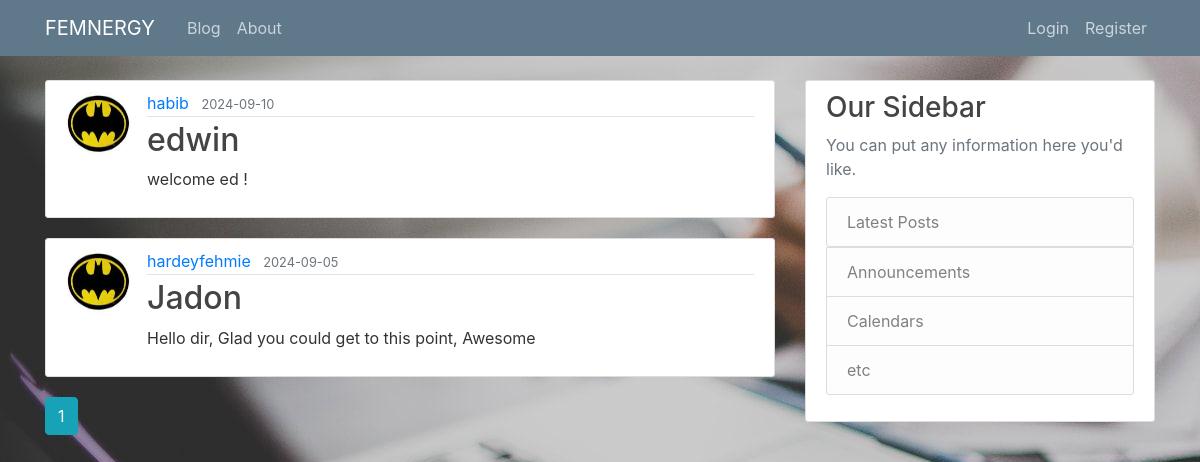
The page /home on the database its author committed.
### proj/models.py (models this page shows, shortened)
class Post(db.Model):
    id = db.Column(db.Integer, primary_key=True)
    title = db.Column(db.String(100), nullable=False)
    date_posted = db.Column(db.DateTime, nullable=False, default=datetime.utcnow)
    content = db.Column(db.Text, nullable=False)
    user_id = db.Column(db.Integer, db.ForeignKey('user.id'), nullable=False)

class User(db.Model, UserMixin):
    id = db.Column(db.Integer, primary_key=True)
    username = db.Column(db.String(20), unique=True, nullable=False)
    email = db.Column(db.String(120), unique=True, nullable=False)
    image_file = db.Column(db.String(20), nullable=False, default='default.jpg')
    password = db.Column(db.String(60), nullable=False)
    posts = db.relationship('Post', backref='author', lazy=True)

### proj/routes.py (the view)
@app.route("/home")
def home():
    page = request.args.get('page', 1, type=int)
    posts = Post.query.order_by(Post.date_posted.desc()).paginate(page=page, per_page=5)
    return render_template('home.html', posts=posts)

### proj/templates/home.html
{% extends "layout.html" %}
{% block content %}
    {% for post in posts.items %}
        <article class="media content-section">
          <img class="rounded-circle article-img" src="{{ url_for('static', filename='profile_pics/' + post.author.image_file) }}">
          <div class="media-body">
            <div class="article-metadata">
              <a class="mr-2" href="{{ url_for('user_posts', username=post.author.username) }}">{{ post.author.username }}</a>
              <small class="text-muted">{{ post.date_posted.strftime('%Y-%m-%d') }}</small>
            </div>
            <h2><a class="article-title" href="{{ url_for('post', post_id=post.id) }}">{{ post.title }}</a></h2>
            <p class="article-content">{{ post.content }}</p>
          </div>
        </article>
    {% endfor %}
    {% for page_num in posts.iter_pages(left_edge=1, right_edge=1, left_current=1, right_current=2) %}
      {% if page_num %}
        {% if posts.page == page_num %}
          <a class="btn btn-info mb-4" href="{{ url_for('home', page=page_num) }}">{{ page_num }}</a>
        {% else %}
          <a class="btn btn-outline-info mb-4" href="{{ url_for('home', page=page_num) }}">{{ page_num }}</a>
        {% endif %}
      {% else %}
        ...
      {% endif %}
    {% endfor %}
{% endblock content %}

### proj/templates/layout.html (shortened to what this page needs)
<!DOCTYPE html>
<html>
<head>
    <link rel="stylesheet" href="https://maxcdn.bootstrapcdn.com/bootstrap/4.0.0/css/bootstrap.min.css">
    <link rel="stylesheet" type="text/css" href="{{ url_for('static', filename='main.css') }}">
</head>
<body>
    <header class="site-header">
      <nav class="navbar navbar-expand-md navbar-dark bg-steel fixed-top">
        <div class="container">
          <a class="navbar-brand mr-4" href="/"> FEMNERGY </a>
          <div class="collapse navbar-collapse" id="navbarToggle">
            <div class="navbar-nav mr-auto">
              <a class="nav-item nav-link" href="{{ url_for('home') }}">Blog</a>
              <a class="nav-item nav-link" href="{{ url_for('about') }}">About</a>
            </div>
            <div class="navbar-nav">
              {% if current_user.is_authenticated %}
                <a class="nav-item nav-link" href="{{ url_for('new_post') }}">New Post</a>
                <a class="nav-item nav-link" href="{{ url_for('account') }}">Account</a>
                <a class="nav-item nav-link" href="{{ url_for('logout') }}">Logout</a>
              {% else %}
                <a class="nav-item nav-link" href="{{ url_for('login') }}">Login</a>
                <a class="nav-item nav-link" href="{{ url_for('register') }}">Register</a>
              {% endif %}
            </div>
          </div>
        </div>
      </nav>
    </header>
    <main role="main" class="container">
      <div class="row">
        <div class="col-md-8">
          {% block content %}{% endblock %}
        </div>
        <div class="col-md-4">
          <div class="content-section">
            <h3>Our Sidebar</h3>
            <p class='text-muted'>You can put any information here you'd like.
              <ul class="list-group">
                <a href="{{ url_for('home') }}"><li class="list-group-item list-group-item-light" >Latest Posts</li></a>
                <li class="list-group-item list-group-item-light">Announcements</li>
                <li class="list-group-item list-group-item-light">Calendars</li>
                <li class="list-group-item list-group-item-light">etc</li>
              </ul>
            </p>
          </div>
        </div>
      </div>
    </main>
</body>
</html>

### proj/static/main.css (style rules this page uses)
body { background: #fafafa; background: url("view8.jpg"); color: #333333; margin-top: 5rem; }
h1, h2, h3, h4, h5, h6 { color: #444444; }
.bg-steel { background-color: #5f788a; }
.site-header .navbar-nav .nav-link { color: #cbd5db; }
.content-section { background: #ffffff; padding: 10px 20px; border: 1px solid #dddddd; border-radius: 3px; margin-bottom: 20px; }
.article-title { color: #444444; }
.article-content { white-space: pre-line; }
.article-img { height: 65px; width: 65px; margin-right: 16px; }
.article-metadata { padding-bottom: 1px; margin-bottom: 4px; border-bottom: 1px solid #e3e3e3 }

### rows shown on the page
Post: image_file (picture), author.username "habib", date_posted "2024-09-10", title "edwin", content "welcome ed !"
Post: image_file (picture), author.username "hardeyfehmie", date_posted "2024-09-05", title "Jadon", content "Hello dir, Glad you could get to this point, Awesome"

### other values the page prints
{{ page_num }} "1"
